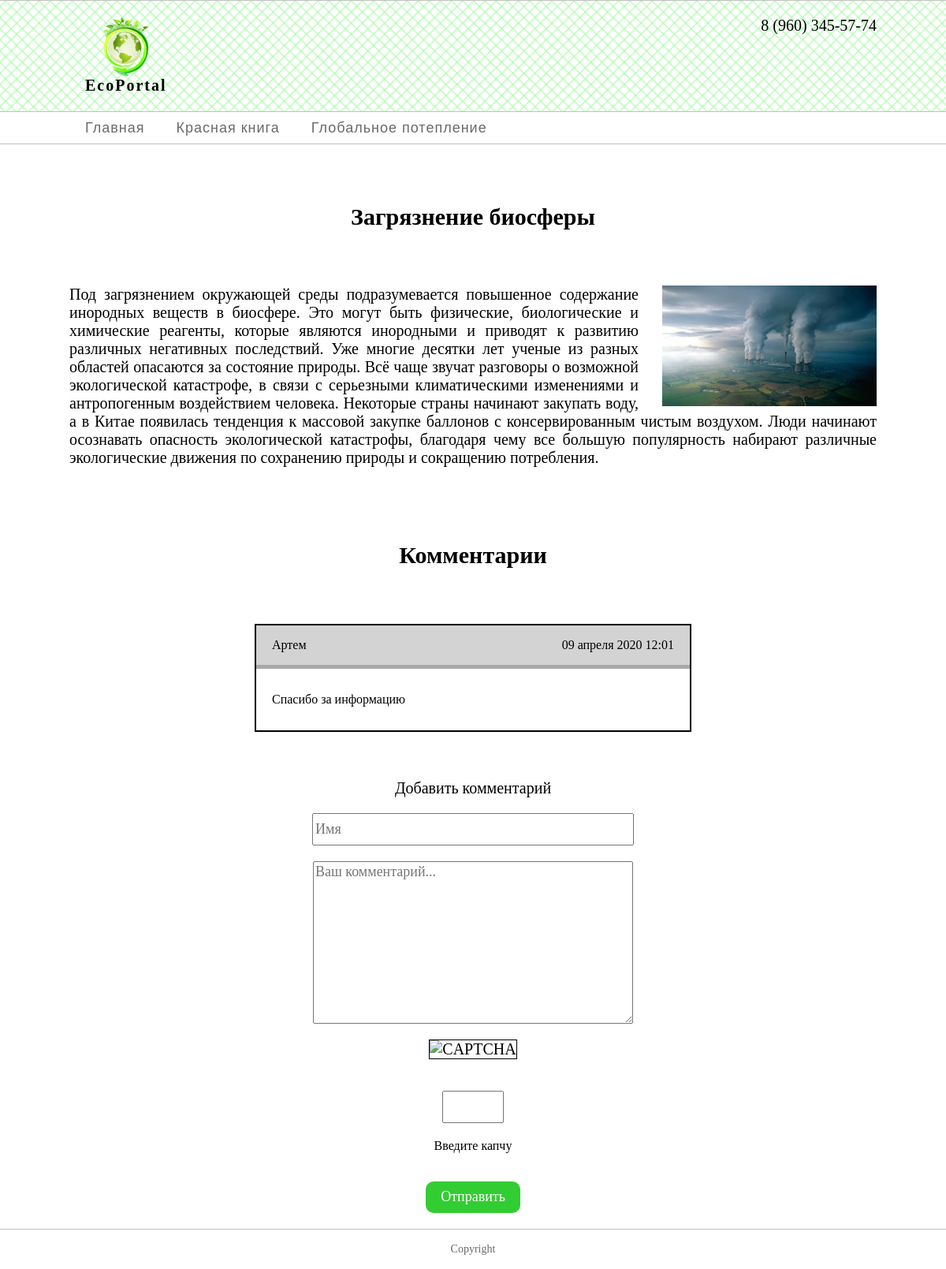
The page / on the database its author committed.
### tables this page shows
CREATE TABLE `articles` (
  `id` int(11) NOT NULL,
  `title` varchar(50) NOT NULL,
  `text` text NOT NULL,
  `imglink` varchar(50) NOT NULL
);

CREATE TABLE `comments` (
  `id` int(11) NOT NULL,
  `page_id` int(11) NOT NULL,
  `name` text NOT NULL,
  `text_comment` text NOT NULL,
  `date` text NOT NULL
);

### index.php (called while the page is built, shortened)
<?php
require_once 'templates.php';
$db = mysqli_connect( 'localhost', 'root', '', 'ecoportal' );
mysqli_select_db( $db, 'ecoportal' );
$page = $_GET['page'] ?? 'main';
switch( $page ) {
    case 'main':
    $res = mysqli_query( $db, 'SELECT * FROM `articles` WHERE `id`=1' );
    $row = mysqli_fetch_array( $res );
    $title = $row[1];
    $text = $row[2];
    $imglink = $row[3];
	break;
}
show_page( $title, $text, $imglink );
?>

### templates.php (the view, shortened to what this page needs)
<?php
function show_page($title,$text,$imglink)
{
    $page=$_GET['page'] ?? 'main';
switch($page){
    case 'main':
        $page_id=1;
    break;
}
    ?>
<!doctype html>
<html>
<head>
    <link rel="stylesheet" href="./css/block-styles-desktop.css">
    <link rel="stylesheet" href="./css/block-styles-mobile.css">
    <link rel="stylesheet" href="./css/font-sizes.css">
    <link rel="stylesheet" href="./css/font-styles.css">
    <link rel="stylesheet" href="./css/blueimp-gallery.min.css">
</head>
<body class="body text-Quarion text-20px-000">
    <header class="header flex-center">
        <div class="header__content">
            <a class="header__logo text-20px-000-bold" href="#"><img src="./images/logo.png" class="header__logo-img"><span class="header__logo-text"><span class="header__logo-eco-word">Eco</span>Portal</span>
            </a>
            <div class="header__phone text-20px-000">8 (960) 345-57-74</div>
        </div>
    </header>
    <nav class="nav flex-center">
        <div class="nav__content">
            <form action="index.php" method="get" class="nav__item">
                <input type="submit" value="Главная" class="nav__submit nav__submit_eco-theme text-18px-696969">
            </form>
            <form action="index.php" method="get" class="nav__item">
                <input type="submit" value="Красная книга" class="nav__submit nav__submit_eco-theme text-18px-696969">
            </form>
            <form action="index.php" method="get" class="nav__item">
                <input type="submit" value="Глобальное потепление" class="nav__submit nav__submit_eco-theme text-18px-696969">
            </form>
        </div>
    </nav>
    <article class="article flex-center">
        <div class="article__content">
            <h1 class="article__header" align="center">
                <?php
                echo "$title";
                ?>
            </h1>
            <img class="article__img" src="
            <?php
                echo " $imglink ";
                ?>">
            <p class="article__text">
                <?php
                echo "$text";
                ?>
            </p>
    </article>
    <article class="article flex-center">
        <div class="article__content">
            <h1 class="article__header" align="center">
                Комментарии
            </h1>
            <?php
              $db=mysqli_connect('localhost','root','','ecoportal');
              mysqli_select_db($db,'ecoportal');
              $result_set = mysqli_query($db,"SELECT * FROM `comments` WHERE `page_id`='$page_id'");
              while ($str = mysqli_fetch_array($result_set))
              {
                $str[2]=htmlspecialchars($str[2]);
                $str[3]=htmlspecialchars($str[3]);
                $str[3]=nl2br(trim($str[3]));
                echo "
                <div class=\"comment comment_eco-theme text-16px-000\">
                  <div class=\"comment__header comment__header_eco-theme\">
                    <div>
                    $str[2]
                    </div>
                    <div>
                    $str[4]
                  </div>
                </div>
                  <div class=\"comment__content comment__content_eco-theme\">
                  $str[3]
                  </div>
                </div>
                ";
              }
            ?>
                <form class="comment-form" name="comment" action="comment.php" method="post" onsubmit="return checkForm(this);">
                    <p>
                        Добавить комментарий
                    </p>
                    <input class="comment-form__username" type="text" name="name" placeholder="Имя" required>
                    <textarea class="comment-form__text" name="text_comment" placeholder="Ваш комментарий..." required></textarea>
                    <p><img src="/captcha.php" width="200" height="50" border="1" alt="CAPTCHA"></p>
                    <p><input class="captcha-input" type="text" size="6" maxlength="5" name="captcha" value=""></p>
                    <p class="captcha-help text-16px-000">Введите капчу</p>
                    <p>
                        <input class="comment-form__send text-18px-fff comment-form__send_eco-theme" type="submit" value="Отправить">
                    </p>
                </form>
        </div>
    </article>
    <footer class="footer flex-center text-14px-696969">
        Copyright
    </footer>
</body>
</html>
<?php
    }
    ?>

### css/block-styles-desktop.css (style rules this page uses)
.flex-center { display: flex; flex-direction: row; justify-content: center; }
.body { margin: 0; width: 100%; position: absolute; }
.header { border-top: 1px solid #C0C0C0; border-bottom: 1px solid #C0C0C0; height: 140px; background-image: url(../images/background.svg); }
.header__content { height: 140px; display: flex; flex-direction: row; justify-content: space-between; width: 1024px; }
.header__logo { margin-left: 20px; align-self: center; display: flex; flex-direction: column; justify-content: center; align-items: center; text-decoration: none; }
.header__logo-text { letter-spacing: 2px; }
.header__logo-img { height: 75px; width: 59px; }
.header__phone { margin-top: 20px; align-self: start; }
.nav { border-bottom: 1px solid #C0C0C0; height: 40px; }
.nav__content { width: 1024px; display: flex; flex-direction: row; justify-content: start; }
.nav__item { height: 40px; }
.nav__submit { height: 100%; width: 100%; padding-left: 20px; padding-right: 20px; box-sizing: border-box; text-decoration: none; outline: none; border: none; cursor: pointer; letter-spacing: 1px; box-sizing: border-box; }
.nav__submit_eco-theme { border-radius: 5px; background-color: #fff; }
.article { margin-top: 50px; }
.article__content { width: 1024px; align-items: center; }
.article__text { text-align: justify; }
.article__img { float: right; margin-left: 30px; }
.article__header { margin-bottom: 70px; }
.comment-form { display: flex; flex-direction: column; justify-content: center; align-items: center; }
.comment-form__username { width: 400px; height: 35px; font-size: 18px; font-family: Quarion, serif; margin-bottom: 20px; }
.comment-form__text { width: 400px; height: 200px; font-size: 18px; font-family: Quarion, serif; }
.comment-form__send { width: 120px; height: 40px; cursor: pointer; }
.comment-form__send_eco-theme { background-color: #32CD32; outline: none; text-decoration: none; border: none; border-radius: 10px; font-family: Quarion, serif; }
.footer { border-top: 1px solid #C0C0C0; height: 50px; align-items: center; }
.comment { margin-bottom: 40px; width: 550px; margin-left: auto; margin-right: auto; }
.comment_eco-theme { border: 2px solid #000; }
.comment__header { height: 50px; display: flex; flex-direction: row; justify-content: space-between; align-items: center; padding-left: 20px; padding-right: 20px; }
.comment__header_eco-theme { background-color: #D3D3D3; border-bottom: 5px solid #A9A9A9; }
.comment__content { text-align: justify; padding-top: 30px; padding-bottom: 30px; padding-left: 20px; padding-right: 20px; }
.comment__content_eco-theme { background-color: #fff; }
.captcha-input { width: 70px; height: 35px; font-size: 18px; font-family: Quarion, serif; text-align: center; }
.captcha-help { margin-top: 0px; }

### rows shown on the page
articles: title "Загрязнение биосферы", imglink (picture), text "Под загрязнением окружающей среды подразумевается повышенное содержание инородных веществ в биосфере. Это могут быть физические, биологические и химические реагенты, которые являются инородными и приводят к развитию различных негативных последствий. Уже многие десятки лет ученые из разных областей опасаются за состояние природы. Всё чаще звучат разговоры о возможной экологической катастрофе, в связи с серьезными климатическими изменениями и антропогенным воздействием человека. Некоторые страны начинают закупать воду, а в Китае появилась тенденция к массовой закупке баллонов с консервированным чистым воздухом. Люди начинают осознавать опасность экологической катастрофы, благодаря чему все…"
comments: name "Артем", date "09 апреля 2020 12:01", text_comment "Спасибо за информацию"
